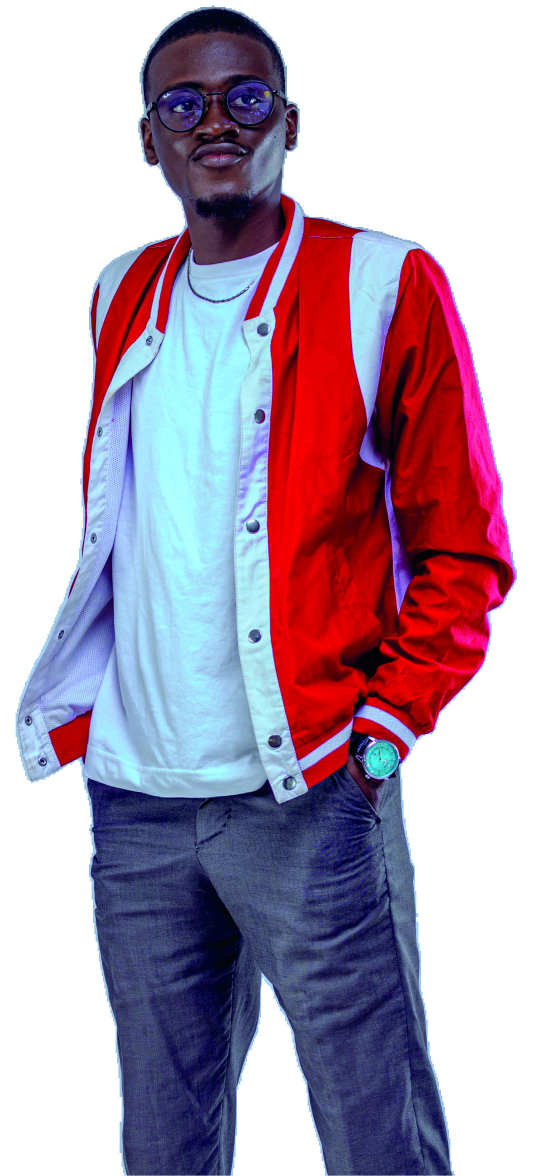
#> input picture information sur Ehoud/extracted/images/p04_img003.jpeg, 1608 x 3528 px, found by its file name (shown at 1/3 size)
$ python hero_natural.py
#> lines starting #> are read from the running program, lines starting #| are printed output that depends on the picture
"""Hero au naturel : on repart de l'ORIGINAL p04 (aucune recolorisation).
Détourage du fond blanc par remplissage depuis les bords (préserve le t-shirt),
puis export WebP net pour le web."""
from PIL import Image, ImageDraw

SRC = r"d:\portfolioEHOUD\information sur Ehoud\extracted\images\p04_img003.jpeg"
OUT = r"d:\portfolioEHOUD\portfolio-ehoud\src\assets\ehoud-hero.webp"

img = Image.open(SRC).convert("RGB")
#> img is the input picture: PIL image 1608x3528 RGB; mean R, G, B 176.6, 156.9, 175.5
w, h = img.size
#> w = 1608; h = 3528

SENT = (255, 0, 255)
seeds = [(0, 0), (w - 1, 0), (0, h - 1), (w - 1, h - 1),
         (w // 2, 0), (0, h // 2), (w - 1, h // 2), (w // 2, h - 1)]
for seed in seeds:
    ImageDraw.floodfill(img, seed, SENT, thresh=40)
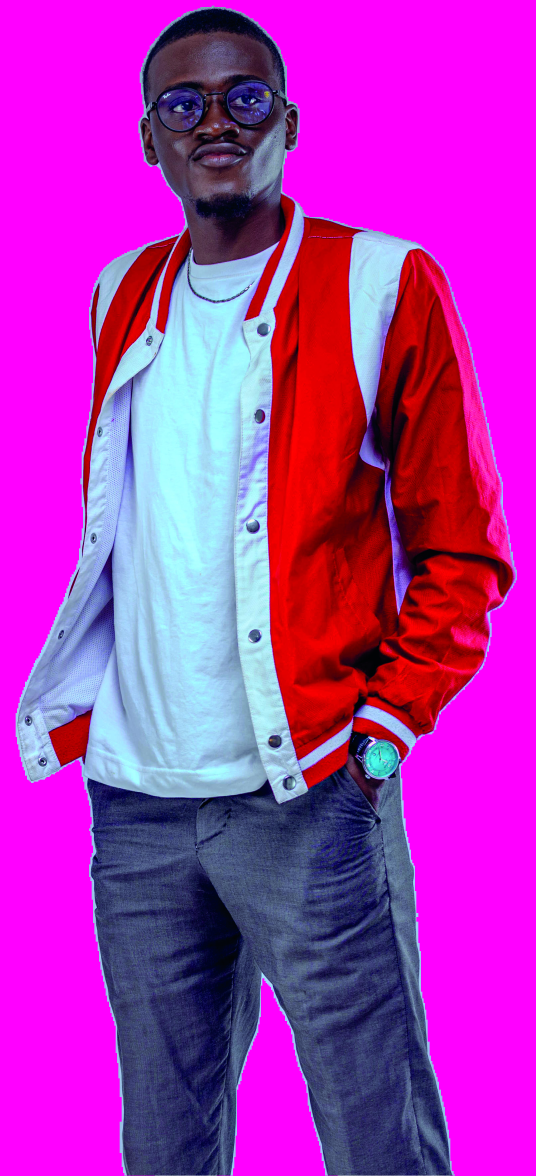
#> img: PIL image 1608x3528 RGB (shown at 1/3 size); mean R, G, B 176.6, 49.9, 175.5

rgba = img.convert("RGBA")
px = rgba.load()
for y in range(h):
    for x in range(w):
        r, g, b, _ = px[x, y]
        if (r, g, b) == SENT:
            px[x, y] = (0, 0, 0, 0)

# Réduction nette puis WebP qualité élevée (le visage reste piqué).
nw = 820
nh = int(h * nw / w)
#> nh = 1799
rgba = rgba.resize((nw, nh), Image.LANCZOS)
#> rgba: PIL image 820x1799 RGBA
rgba.save(OUT, "WEBP", quality=88, method=6)
print("ecrit", OUT, rgba.size)
#| ecrit d:\portfolioEHOUD\portfolio-ehoud\src\assets\ehoud-hero.webp (820, 1799)
